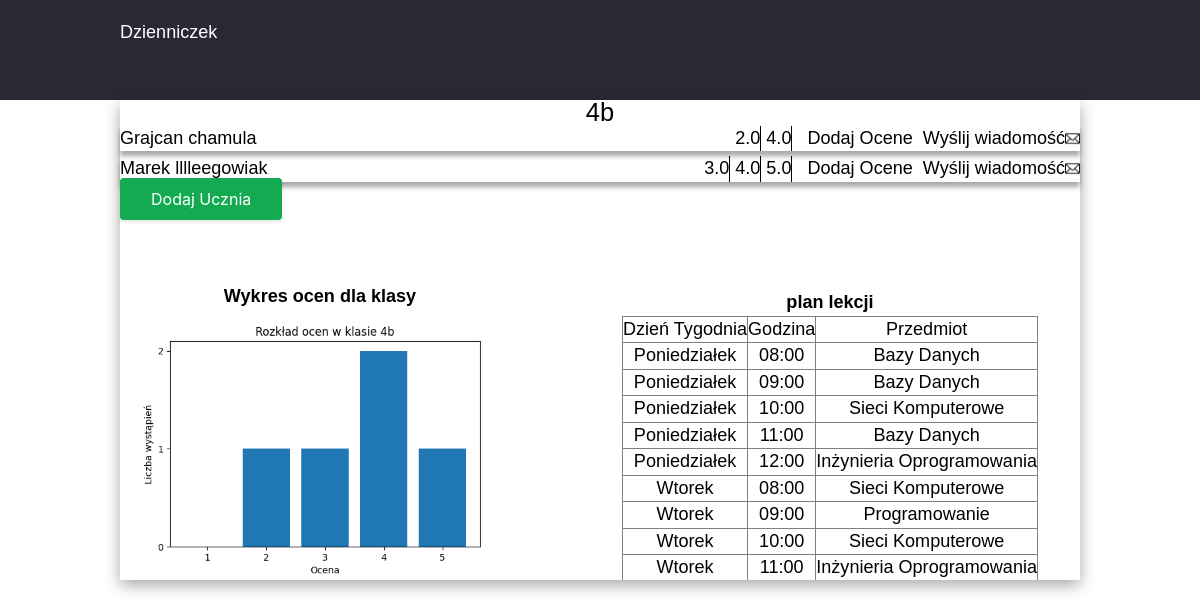
/klasa/4b, run on the app's committed database.
### model.py (models this page shows, shortened)
class Uczen(db.Model):
    __tablename__ = 'uczniowie'
    id = db.Column(db.Integer, primary_key=True)
    imie = db.Column(db.String(80), nullable=False)
    nazwisko = db.Column(db.String(80), nullable=False)
    login = db.Column(db.String(20), unique=True, nullable=False)
    haslo = db.Column(db.String(20), nullable=False)
    klasa_id = db.Column(db.Integer, db.ForeignKey('klasy.id'), nullable=False)

class Ocena(db.Model):
    __tablename__ = 'oceny'
    id = db.Column(db.Integer, primary_key=True)
    wartosc = db.Column(db.Float, nullable=False)
    uczen_id = db.Column(db.Integer, db.ForeignKey('uczniowie.id'), nullable=False)
    klasa_id = db.Column(db.Integer, db.ForeignKey('klasy.id'), nullable=False)
    uczen = db.relationship('Uczen', backref=db.backref('oceny', lazy=True))
    klasa = db.relationship('Klasa', backref=db.backref('oceny', lazy=True))

class PlanLekcji(db.Model):
    __tablename__ = 'plan_lekcji'
    id = db.Column(db.Integer, primary_key=True)
    klasa_id = db.Column(db.Integer, db.ForeignKey('klasy.id'), nullable=False)
    przedmiot_id = db.Column(db.Integer, db.ForeignKey('przedmioty.id'), nullable=False)
    dzien_tygodnia = db.Column(db.String(20), nullable=False)
    godzina = db.Column(db.String(20), nullable=False)
    def __repr__(self):
        return f'<PlanLekcji Klasa: {self.klasa_id}, Przedmiot: {self.przedmiot_id}, Dzień: {self.dzien_tygodnia}, Godzina: {self.godzina}>'

class Przedmiot(db.Model):
    __tablename__ = 'przedmioty'
    id = db.Column(db.Integer, primary_key=True)
    nazwa = db.Column(db.String(50), nullable=False)
    plan_lekcji = db.relationship('PlanLekcji', backref='przedmiot', lazy=True)

### home.py (the view)
@app.route('/klasa/<string:klasa_id>')
def view_class(klasa_id):
    klasa_solid = Klasa.query.filter_by(nazwa=klasa_id).first()
    uczniowie = Uczen.query.filter_by(klasa_id=klasa_solid.id).all()
    plan = PlanLekcji.query.filter_by(klasa_id=klasa_solid.id).all()
    print(plan, "@@@@")
    if uczniowie:
        return render_template('show_class.html',klasa=klasa_id, uczniowie=uczniowie,plan =plan)
    return render_template('show_class.html',klasa=klasa_id, plan =plan)

### templates/show_class.html (shortened to what this page needs)
{% extends "base.html"%}
{% block head %}
<link rel="stylesheet" href="{{ url_for('static', filename='class.css') }}">
{% endblock %}
{% block content %}
<div class="container">
<div class="class_name">{{klasa}}</div>
{% for uczen in uczniowie %}
    <li class="student">
        {{ uczen.imie }} {{ uczen.nazwisko }}
        <div class="buttons">
            {% set oceny_ucznia = uczen.oceny %}
            {% if oceny_ucznia %}
                {% for ocena in oceny_ucznia %}
                    <p class="oceny">{{ ocena.wartosc }}</p>
                {% endfor %}
            {% else %}
                <p>Brak ocen</p>
            {% endif %}
            <a href="/dodaj_ocene/{{ uczen.id }}/{{ klasa }}">Dodaj Ocene</a>
            <a href="/wyslij_wiadomosc/{{uczen.id}}">Wyślij wiadomość <img class="email" src="{{ url_for('static', filename='images/email.png') }}" /></a>
        </div>
    </li>
{% endfor %}
<a class="button-37"href="/klasa/{{klasa}}/add_student">Dodaj Ucznia</a>
</div>
<div class="container_second">
<div class="grades">
    <h1>Wykres ocen dla klasy</h1>
    <img src="{{ url_for('wykres_ocen', klasa_id=klasa) }}" alt="Wykres ocen" />
</div>
<div class="plan_lekcji">
<h1>plan lekcji</h1>
<table border="1">
    <tr>
        <th>Dzień Tygodnia</th>
        <th>Godzina</th>
        <th>Przedmiot</th>
    </tr>
    {% for lekcja in plan %}
    <tr>
        <td>{{ lekcja.dzien_tygodnia }}</td>
        <td>{{ lekcja.godzina }}</td>
        <td>{{ lekcja.przedmiot.nazwa }}</td>
    </tr>
    {% endfor %}
</table>
</div>
</div>
{% endblock %}

### static/base.css (style rules this page uses)
* { margin: 0; padding: 0; box-sizing: border-box; font-family: Work Sans,Arial,sans-serif; font-size: 1.0625rem; line-height: 1.5rem; font-weight: 500; }
a { color: white; text-decoration: none; }

### static/class.css (style rules this page uses)
.class_name { display: flex; justify-content: center; font-size: 1.5rem; }
a { color: black; }
.button-37 { background-color: #13aa52; border: 1px solid #13aa52; border-radius: 4px; box-shadow: rgba(0, 0, 0, .1) 0 2px 4px 0; box-sizing: border-box; color: #fff; cursor: pointer; font-family: "Akzidenz Grotesk BQ Medium", -apple-system, BlinkMacSystemFont, sans-serif; font-size: 16px; font-weight: 400; outline: none; outline: 0; padding: 10px 25px; text-align: center; transform: translateY(0); transition: transform 150ms, box-shadow 150ms; user-select: none; -webkit-user-select: none; touch-action: manipulation; }
@media (min-width: 768px) { .button-37 { padding: 10px 30px; } }
li { margin-bottom: 5px; display: flex; justify-content: space-between; }
.student { box-shadow: rgba(0, 0, 0, 0.35) 0px 5px 5px; }
.email { width: 15px; }
.buttons { display: flex; justify-content: end; align-items: center; }
li a { margin-left: 10px; display: flex; align-items: center; }
.oceny { margin-right: 5px; border-right: 1px solid black; }
.grades { display: flex; text-align: center; flex-direction: column; justify-content: center; width: 400px; }
.grades h1 { font-weight: 800; }
.plan_lekcji h1 { font-weight: 800; }
.container_second { display: flex; justify-content: space-between; }
.plan_lekcji { width: 500px; text-align: center; max-height: 700px; height: 300px; padding: 10px; align-items: center; overflow-y: auto; }
.plan_lekcji table { overflow-y: auto; overflow-x: auto; height: 300px; margin: auto; border-collapse: collapse; }

### data on the page
Uczen: imie "Grajcan", nazwisko "chamula"
Ocena: wartosc "2.0"
Ocena: wartosc "4.0"
Uczen: imie "Marek", nazwisko "lllleegowiak"
Ocena: wartosc "3.0"
Ocena: wartosc "4.0"
Ocena: wartosc "5.0"
PlanLekcji: dzien_tygodnia "Poniedziałek", godzina "08:00", przedmiot.nazwa "Bazy Danych"
PlanLekcji: dzien_tygodnia "Poniedziałek", godzina "09:00", przedmiot.nazwa "Bazy Danych"
PlanLekcji: dzien_tygodnia "Poniedziałek", godzina "10:00", przedmiot.nazwa "Sieci Komputerowe"
PlanLekcji: dzien_tygodnia "Poniedziałek", godzina "11:00", przedmiot.nazwa "Bazy Danych"
PlanLekcji: dzien_tygodnia "Poniedziałek", godzina "12:00", przedmiot.nazwa "Inżynieria Oprogramowania"
PlanLekcji: dzien_tygodnia "Wtorek", godzina "08:00", przedmiot.nazwa "Sieci Komputerowe"
PlanLekcji: dzien_tygodnia "Wtorek", godzina "09:00", przedmiot.nazwa "Programowanie"
PlanLekcji: dzien_tygodnia "Wtorek", godzina "10:00", przedmiot.nazwa "Sieci Komputerowe"
PlanLekcji: dzien_tygodnia "Wtorek", godzina "11:00", przedmiot.nazwa "Inżynieria Oprogramowania"

### other printed values
{{ klasa }} "4b"
